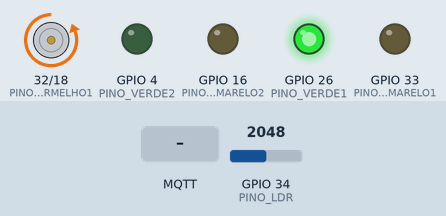
Simulated run of this sketch. Board: ESP32. Shown: motor-driver pin pairs drawn as motors (green arrow = first pin HIGH = forward, orange = second pin HIGH = backward, longer = more drive), output pins drawn as LEDs (lit = HIGH). Inputs (shaded band) come from the test bench; at power-on: GPIO 34 (PINO_LDR) = 2048. WiFi joins after 1.5 s; servers stay silent unless stated; no MQTT or app messages arrive unless stated; what the sketch prints to the serial monitor is not drawn.

Above: at 2.7 s.
2.8 s: MQTT message "noturno" arrives on the first subscribed topic
At 3.6 s:
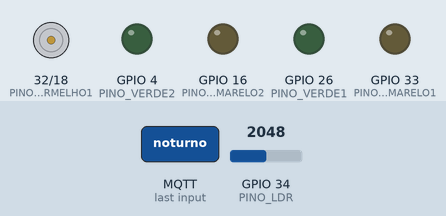
5.8 s: MQTT message "normal" arrives on the first subscribed topic
At 7.1 s:
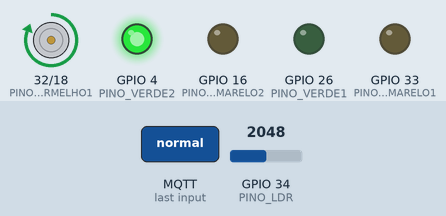
8.3 s: MQTT message "semaforo1" arrives on the first subscribed topic
At 9.5 s:
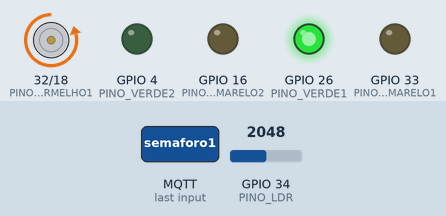
9.8 s: GPIO 34 (PINO_LDR) set to 111
11.3 s: GPIO 34 (PINO_LDR) set to 91
At 13.1 s:
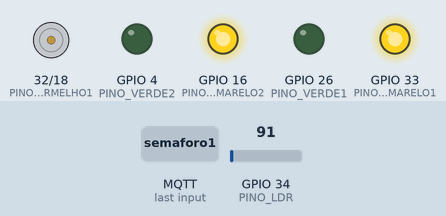
Timing chart, 0 to 15.3 s (numbered marks = the images above; inputs shaded):
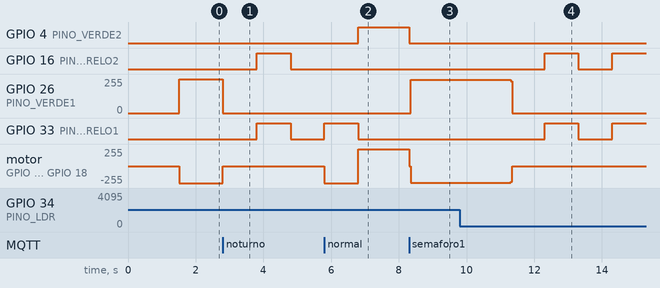

Measured:
- the behaviour switches between 101 and 100 on GPIO 34 (PINO_LDR) (found by bisection; images 3 and 4)
- after the input at 2.8 s, GPIO 4 (PINO_VERDE2): stays LOW (without the input it goes to HIGH after 2.7 s); GPIO 16 (PINO_AMARELO2): LOW → HIGH after 1.0 s, → LOW 1.0 s later; GPIO 26 (PINO_VERDE1): 255/255 → 0/255 after 0.00 s instead of 1.7 s; motor on GPIO 32 (PINO_VERMELHO1) / GPIO 18 (PINO_VERMELHO2): backward 255/255 → stopped at once
- after the input at 5.8 s, GPIO 4 (PINO_VERDE2): LOW → HIGH after 1.0 s; GPIO 16 (PINO_AMARELO2): stays LOW (without the input it goes to HIGH after 0.00 s); GPIO 33 (PINO_AMARELO1): goes on until 6.8 s, then stays LOW; motor on GPIO 32 (PINO_VERMELHO1) / GPIO 18 (PINO_VERMELHO2): stopped → backward 255/255 at once, → forward 255/255 1.0 s later
- after the input at 8.3 s, GPIO 4 (PINO_VERDE2): HIGH → LOW at once; GPIO 26 (PINO_VERDE1): 0/255 → 249/255 at once; motor on GPIO 32 (PINO_VERMELHO1) / GPIO 18 (PINO_VERMELHO2): forward 255/255 → backward 249/255 at once
- after the input at 11.3 s, GPIO 16 (PINO_AMARELO2), GPIO 33 (PINO_AMARELO1): LOW → HIGH after 1.0 s, → LOW 1.0 s later, → HIGH 1.0 s later; GPIO 26 (PINO_VERDE1): 249/255 → 0/255 at once; motor on GPIO 32 (PINO_VERMELHO1) / GPIO 18 (PINO_VERMELHO2): backward 249/255 → stopped at once

The sketch:

main.ino
```cpp
// Inclusão das bibliotecas necessárias
#include <WiFi.h>        // Biblioteca para conexão WiFi
#include <PubSubClient.h> // Biblioteca para comunicação MQTT
#include <WiFiClientSecure.h> // Biblioteca para conexão segura
#include <Ticker.h>      // Biblioteca para temporização não-bloqueante

// Definição dos pinos para o primeiro semáforo
#define PINO_VERMELHO1 32
#define PINO_AMARELO1 33
#define PINO_VERDE1 26

// Definição dos pinos para o segundo semáforo
#define PINO_VERMELHO2 18
#define PINO_AMARELO2 16
#define PINO_VERDE2 4

// Pino do sensor de luminosidade '
#define PINO_LDR 34

// Configurações da rede WiFi
const char* ssid = "Zoin";
const char* password = "12345678";

// Configurações do servidor MQTT (HiveMQ Cloud)
const char* mqtt_server = "706f3a6885be461ea18a14eeca8916ee.s1.eu.hivemq.cloud";
const int mqtt_port = 8883; // Porta SSL
const char* mqtt_user = "admin";
const char* mqtt_password = "Admin1234";

// Objetos para conexão WiFi e MQTT
WiFiClientSecure espClient;
PubSubClient client(espClient);

// Classe para controle do semáforo
class Semaforo {
  private:
    short int vermelho;
    short int amarelo;
    short int verde;
  public:
    // Construtor - inicializa os pinos do semáforo
    Semaforo(short int pinoVerm, short int pinoVerde, short int pinoAmar) {
      this->vermelho = pinoVerm;
      this->amarelo = pinoAmar;
      this->verde = pinoVerde;
    }

    // Inicializa os pinos como saída
    void init() {
      pinMode(this->vermelho, OUTPUT);
      pinMode(this->amarelo, OUTPUT);
      pinMode(this->verde, OUTPUT);
    }

    // Abre o semáforo (verde ligado)
    void abrir() {
      digitalWrite(this->vermelho, LOW);
      digitalWrite(this->amarelo, LOW);
      digitalWrite(this->verde, HIGH);
    }

    // Estado de atenção (amarelo ligado)
    void esperar() {
      digitalWrite(this->vermelho, LOW);
      digitalWrite(this->amarelo, HIGH);
      digitalWrite(this->verde, LOW);
    }

    // Fecha o semáforo (vermelho ligado)
    void fechar() {
      digitalWrite(this->vermelho, HIGH);
      digitalWrite(this->amarelo, LOW);
      digitalWrite(this->verde, LOW);
    }

    // Desliga todas as luzes
    void desligarTodos() {
      digitalWrite(this->vermelho, LOW);
      digitalWrite(this->amarelo, LOW);
      digitalWrite(this->verde, LOW);
    }

    // Alterna o estado do LED amarelo (usado no modo noturno)
    void alternarAmarelo() {
      digitalWrite(this->amarelo, !digitalRead(this->amarelo));
    }
};

// Criação dos objetos dos semáforos
Semaforo semaforo1(PINO_VERMELHO1, PINO_VERDE1, PINO_AMARELO1);
Semaforo semaforo2(PINO_VERMELHO2, PINO_VERDE2, PINO_AMARELO2);

// Tickers para controle de tempo
Ticker timerSemaforo;        // Controla os tempos dos estados do semáforo
Ticker timerPiscaNoturno1;   // Controla o pisca do primeiro semáforo no modo noturno
Ticker timerPiscaNoturno2;   // Controla o pisca do segundo semáforo no modo noturno

// Variáveis de controle
bool modoNoturno = false;
unsigned long lastMsg = 0;
#define MSG_BUFFER_SIZE (50)
char msg[MSG_BUFFER_SIZE];
int value = 0;
String message = "normal";

// Enumeração dos possíveis estados do semáforo
enum EstadoSemaforo {
  SEMAFORO1_VERDE,
  SEMAFORO1_AMARELO,
  SEMAFORO1_VERMELHO,
  SEMAFORO2_VERDE,
  SEMAFORO2_AMARELO,
  SEMAFORO2_VERMELHO
};

EstadoSemaforo estadoAtual = SEMAFORO1_VERDE;

// Função que gerencia as transições de estado do semáforo
void gerenciarEstadoSemaforo() {
  switch (estadoAtual) {
    case SEMAFORO1_VERDE:
      semaforo1.abrir();
      semaforo2.fechar();
      estadoAtual = SEMAFORO1_AMARELO;
      timerSemaforo.once(3, gerenciarEstadoSemaforo); // Agenda próxima transição em 3 segundos
      break;

    case SEMAFORO1_AMARELO:
      semaforo1.esperar();
      semaforo2.fechar();
      estadoAtual = SEMAFORO1_VERMELHO;
      timerSemaforo.once(1, gerenciarEstadoSemaforo); // Agenda próxima transição em 1 segundo
      break;

    case SEMAFORO1_VERMELHO:
      semaforo1.fechar();
      semaforo2.abrir();
      estadoAtual = SEMAFORO2_AMARELO;
      timerSemaforo.once(3, gerenciarEstadoSemaforo); // Agenda próxima transição em 3 segundos
      break;

    case SEMAFORO2_AMARELO:
      semaforo1.fechar();
      semaforo2.esperar();
      estadoAtual = SEMAFORO2_VERMELHO;
      timerSemaforo.once(1, gerenciarEstadoSemaforo); // Agenda próxima transição em 1 segundo
      break;

    case SEMAFORO2_VERMELHO:
      semaforo1.fechar();
      semaforo2.fechar();
      estadoAtual = SEMAFORO1_VERDE;
      timerSemaforo.once(1, gerenciarEstadoSemaforo); // Agenda próxima transição em 1 segundo
      break;
  }
}

// Função de callback para mensagens MQTT recebidas
void callback(char* topic, byte* payload, unsigned int length) {
  message = "";
  for (int i = 0; i < length; i++) {
    message += (char)payload[i];
  }
  Serial.println("callback " + message);
}

// Função para conectar ao WiFi
void setup_wifi() {
  delay(10);
  Serial.println("Conectando ao WiFi...");
  WiFi.begin(ssid, password);

  while (WiFi.status() != WL_CONNECTED) {
    delay(500);
    Serial.print(".");
  }

  Serial.println("\nConectado ao WiFi");
  espClient.setInsecure(); // Desabilita verificação SSL para teste
}

// Função para reconectar ao broker MQTT
void reconnect() {
  while (!client.connected()) {
    Serial.print("Conectando ao HiveMQ...");
    if (client.connect("ESP32Client", mqtt_user, mqtt_password)) {
      Serial.println("conectado");
      client.subscribe("hivemqdemo/commands");
    } else {
      Serial.print("Falha, rc=");
      Serial.print(client.state());
      Serial.println(" tentando novamente em 5 segundos");
      delay(5000);
    }
  }
}

// Função para iniciar o modo noturno
void iniciarModoNoturno() {
  modoNoturno = true;
  timerSemaforo.detach(); // Desativa o timer do modo normal
  semaforo1.desligarTodos();
  semaforo2.desligarTodos();
  // Inicia o pisca-pisca dos amarelos
  timerPiscaNoturno1.attach(1, []() { semaforo1.alternarAmarelo(); });
  timerPiscaNoturno2.attach(1, []() { semaforo2.alternarAmarelo(); });
}

// Função para parar o modo noturno
void pararModoNoturno() {
  modoNoturno = false;
  timerPiscaNoturno1.detach(); // Desativa os timers do modo noturno
  timerPiscaNoturno2.detach();
  semaforo1.desligarTodos();
  semaforo2.desligarTodos();
}

// Função de configuração inicial
void setup() {
  Serial.begin(115200);
  setup_wifi();
  client.setServer(mqtt_server, mqtt_port);
  client.setCallback(callback);

  semaforo1.init();
  semaforo2.init();
  pinMode(PINO_LDR, INPUT);

  // Inicia o ciclo normal do semáforo
  gerenciarEstadoSemaforo();
}

// Loop principal
void loop() {
  // Verifica conexão MQTT
  if (!client.connected()) {
    reconnect();
  }

  // Lê valor do sensor de luminosidade
  int valorLDR = analogRead(PINO_LDR);
  String ldrString = String(valorLDR);
  client.publish("hivemqdemo/commands", ldrString.c_str());
  Serial.println(ldrString.c_str());

  if (valorLDR > 100 && modoNoturno && message != "noturno") {
  pararModoNoturno();
  gerenciarEstadoSemaforo();
}

  // Modo normal
  if (message == "normal" && valorLDR > 100) {
    if (modoNoturno) {
      pararModoNoturno();
      gerenciarEstadoSemaforo();
    }
  }
  // Modo noturno
  if (message == "noturno" || valorLDR <= 100) {
    if (!modoNoturno) {
      iniciarModoNoturno();
    }
  }
  // Forçar semáforo 1 aberto
  if (message == "semaforo1" && valorLDR > 100) {
    timerSemaforo.detach();
    pararModoNoturno();
    semaforo1.abrir();
    semaforo2.fechar();
  }
  // Forçar semáforo 2 aberto
  if (message == "semaforo2" && valorLDR > 100) {
    timerSemaforo.detach();
    pararModoNoturno();
    semaforo1.fechar();
    semaforo2.abrir();
  }

  client.loop(); // Mantém a conexão MQTT ativa
}
```
